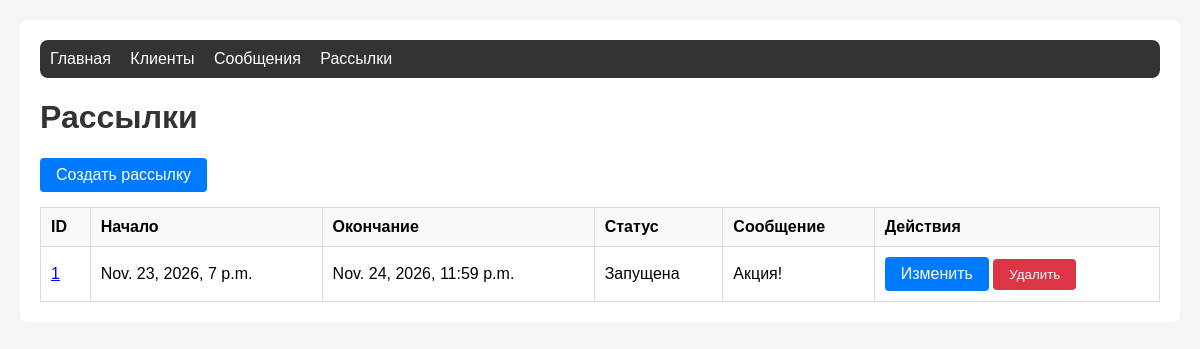
Screenshot of /mailings/ with the database file from the repository.
### mailing/models.py (models this page shows, shortened)
class Mailing(models.Model):
    STATUS_CREATED = 'created'
    STATUS_STARTED = 'started'
    STATUS_FINISHED = 'finished'
    STATUS_CHOICES = [
        (STATUS_CREATED, 'Создана'),
        (STATUS_STARTED, 'Запущена'),
        (STATUS_FINISHED, 'Завершена'),
    ]
    start_time = models.DateTimeField(verbose_name='Дата и время начала')
    end_time = models.DateTimeField(verbose_name='Дата и время окончания')
    status = models.CharField(
        max_length=20,
        choices=STATUS_CHOICES,
        default=STATUS_CREATED,
        verbose_name='Статус'
    )
    message = models.ForeignKey(
        Message,
        on_delete=models.CASCADE,
        verbose_name='Сообщение'
    )
    recipients = models.ManyToManyField(
        Client,
        verbose_name='Получатели'
    )
    class Meta:
        verbose_name = 'Рассылка'
        verbose_name_plural = 'Рассылки'
    def update_status(self):
        now = timezone.now()
        if now < self.start_time:
            new_status = self.STATUS_CREATED
        elif now > self.end_time:
            new_status = self.STATUS_FINISHED
        else:
            new_status = self.STATUS_STARTED
        if self.status != new_status:
            self.status = new_status
            self.save(update_fields=['status'])
        return new_status

class Message(models.Model):
    subject = models.CharField(max_length=255, verbose_name='Тема письма')
    body = models.TextField(verbose_name='Тело письма')
    class Meta:
        verbose_name = 'Сообщение'
        verbose_name_plural = 'Сообщения'

### mailing/views.py (the view)
# urls.py: path('mailings/', views.MailingListView.as_view(), name='mailing_list'),
class MailingListView(View):
    def get(self, request):
        mailings = Mailing.objects.all()
        for mailing in mailings:
            mailing.update_status()
        return render(request, 'mailing/mailing_list.html', {'mailings': mailings})

### mailing/templates/mailing/mailing_list.html (shortened to what this page needs)
{% extends 'mailing/base.html' %}
{% block content %}
<h1>Рассылки</h1>
<a href="{% url 'mailing_create' %}" class="btn">Создать рассылку</a>
<table>
    <thead>
        <tr>
            <th>ID</th>
            <th>Начало</th>
            <th>Окончание</th>
            <th>Статус</th>
            <th>Сообщение</th>
            <th>Действия</th>
        </tr>
    </thead>
    <tbody>
        {% for mailing in mailings %}
        <tr>
            <td><a href="{% url 'mailing_detail' mailing.pk %}">{{ mailing.pk }}</a></td>
            <td>{{ mailing.start_time }}</td>
            <td>{{ mailing.end_time }}</td>
            <td>{{ mailing.get_status_display }}</td>
            <td>{{ mailing.message.subject }}</td>
            <td>
                <a href="{% url 'mailing_update' mailing.pk %}" class="btn">Изменить</a>
                <form method="post" action="{% url 'mailing_delete' mailing.pk %}" style="display:inline;">
                    <button type="submit" class="btn btn-danger" onclick="return confirm('Удалить рассылку?')">Удалить</button>
                </form>
            </td>
        </tr>
        {% empty %}
        <tr><td colspan="6">Рассылки не найдены</td></tr>
        {% endfor %}
    </tbody>
</table>
{% endblock %}

### mailing/templates/mailing/base.html (style rules this page uses)
body { font-family: Arial, sans-serif; margin: 20px; background: #f5f5f5; }
h1 { color: #333; }
.btn { display: inline-block; padding: 8px 16px; background: #007bff; color: white; text-decoration: none; border-radius: 4px; border: none; cursor: pointer; }
.btn-danger { background: #dc3545; }
table { width: 100%; border-collapse: collapse; margin-top: 15px; }
th, td { border: 1px solid #ddd; padding: 10px; text-align: left; }
th { background: #f8f9fa; }

### rows the page displays
Mailing: pk "1", start_time "Nov. 23, 2026, 7 p.m.", end_time "Nov. 24, 2026, 11:59 p.m.", status "Запущена", message.subject "Акция!"
